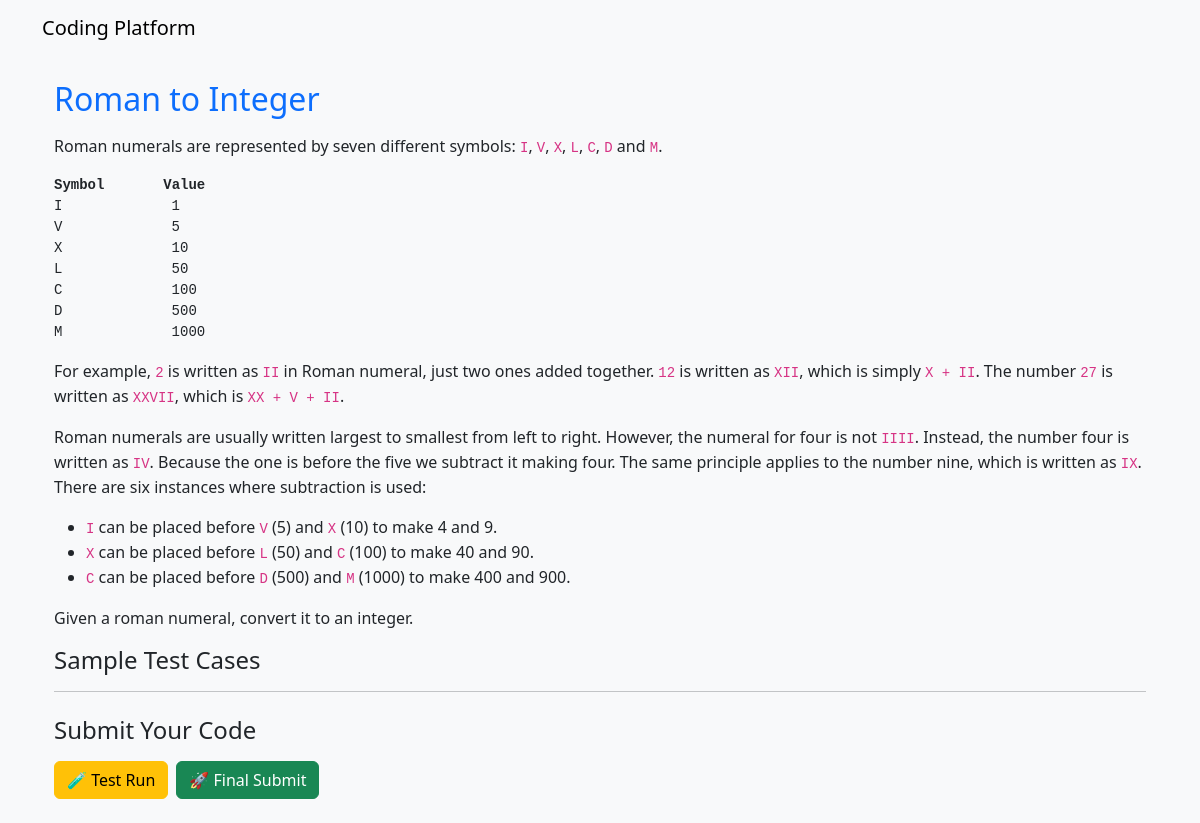
/challenges/4/ (signed in), run on the app's committed database.
### challenges/models.py (models this page shows, shortened)
class Challenge(models.Model):
    title = models.CharField(max_length=255)
    description = RichTextField()
    time_limit = models.FloatField()
    contest = models.ForeignKey('contests.Contest', on_delete=models.CASCADE, default=1)
    created_by = models.ForeignKey(
        settings.AUTH_USER_MODEL,
        on_delete=models.CASCADE,
        related_name='challenges_created'
    )
    created_at = models.DateTimeField(auto_now_add=True)

### challenges/views.py (the view)
# urls.py: path('<int:challenge_id>/', views.challenge_detail, name='challenge_detail'),
@permission_classes([IsAuthenticated])
@login_required
def challenge_detail(request, challenge_id):
    challenge = get_object_or_404(Challenge, id=challenge_id)
    previous_submission = None
    if request.user.is_authenticated:
        previous_submission = Submission.objects.filter(
            user=request.user,
            challenge=challenge
        ).order_by('-submission_time').first()  # latest submission
    context = {
        'challenge': challenge,
        'previous_submission': previous_submission,
    }
    return render(request, 'challenges/challenge_detail.html', context)

### challenges/templates/challenges/challenge_detail.html (shortened to what this page needs)
{% extends 'base.html' %}
{% block content %}
<div class="container mt-4">
  <h2 class="text-primary">{{ challenge.title }}</h2>
  <p>{{ challenge.description|safe }}</p>
  <h4>Sample Test Cases</h4>
  <hr>
  <h4 class="mt-4">Submit Your Code</h4>
  <div class="d-flex gap-2">
    <button type="button" class="btn btn-warning" onclick="submitCode('test')">🧪 Test Run</button>
    <button type="button" class="btn btn-success" onclick="submitCode('final')">🚀 Final Submit</button>
  </div>
</div>
<link rel="stylesheet" href="https://cdnjs.cloudflare.com/ajax/libs/codemirror/5.65.13/codemirror.min.css">
{% endblock %}

### data on the page
Challenge: title "Roman to Integer", description "Roman numerals are represented by seven different symbols: I , V , X , L , C , D and M . Symbol Value I 1 V 5 X 10 L 50 C 100 D 500 M 1000 For example, 2 is written as II in Roman numeral, just two ones added together. 12 is written as XII , which is simply X + II . The number 27 is written as XXVII , which is XX + V + II . Roman numerals are usually written largest to smallest from left to right. However, the numeral for four is not IIII . Instead, the number four is written as IV . Because the one is before the five we subtract it making four. The same principle applies to the number nine, which is written as IX . There are six instances where subtraction is used: I can be placed before V…"
